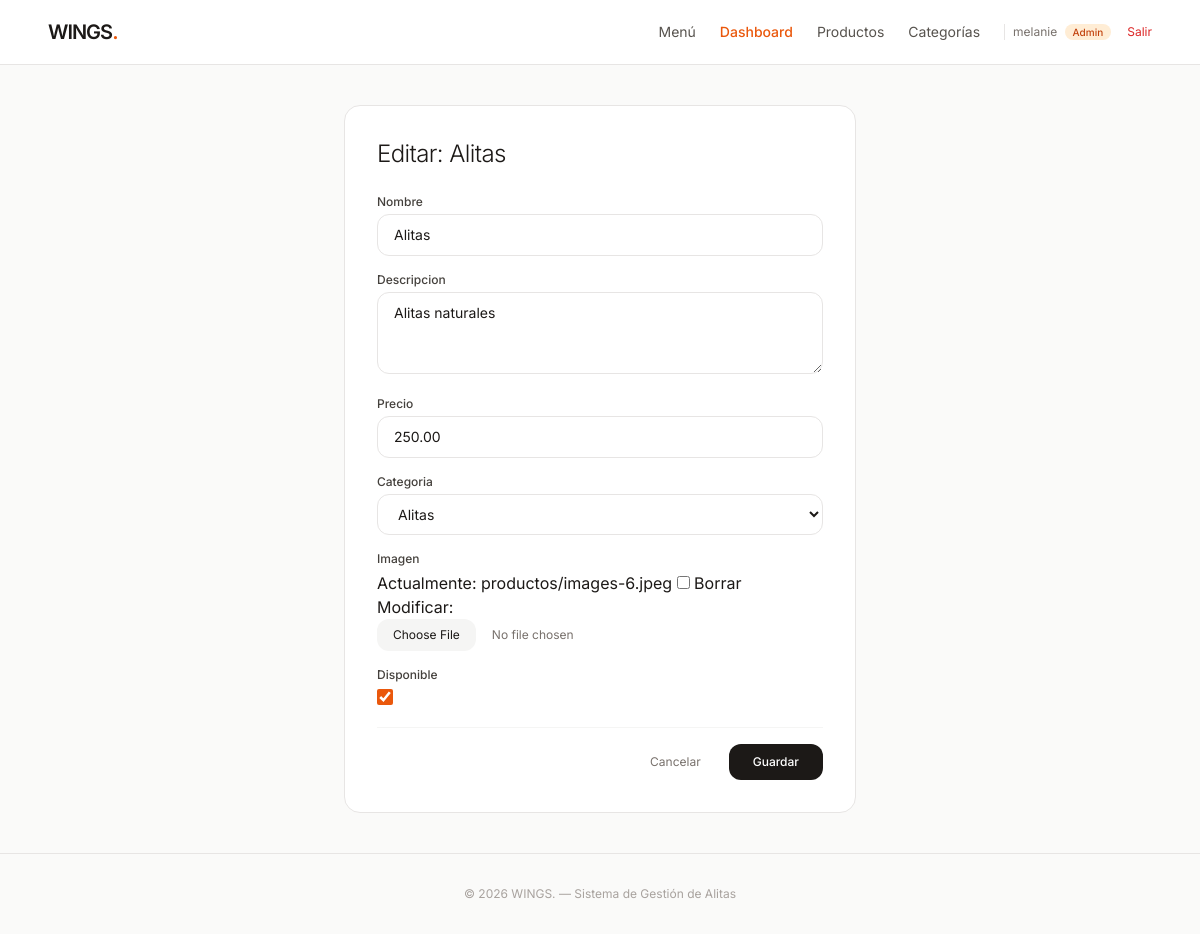
The page /panel/productos/editar/1/ (signed in) on the database its author committed.
### tienda/models.py (models this page shows, shortened)
class Producto(models.Model):
    nombre = models.CharField(max_length=100)
    descripcion = models.TextField(max_length=250)
    precio = models.DecimalField(max_digits=6, decimal_places=2)
    categoria = models.ForeignKey(Categoria, on_delete=models.CASCADE, related_name='productos')
    imagen = models.ImageField(upload_to='productos/', blank=True, null=True)
    disponible = models.BooleanField(default=True)

### tienda/views.py (the view)
# urls.py: path('panel/productos/editar/<int:pk>/', views.editar_producto, name='editar_producto'),
@user_passes_test(es_administrador, login_url='inicio')
def editar_producto(request, pk):
    producto = get_object_or_404(Producto, pk=pk)
    if request.method == 'POST':
        form = ProductoForm(request.POST, request.FILES, instance=producto)
        if form.is_valid():
            form.save()
            messages.success(request, f"El producto '{producto.nombre}' fue actualizado.")
            return redirect('lista_productos')
    else:
        form = ProductoForm(instance=producto)
    return render(request, 'tienda/form_producto.html', {'form': form, 'titulo': f'Editar: {producto.nombre}'})

### tienda/forms.py (shortened to what this page needs)
class ProductoForm(forms.ModelForm):
    class Meta:
        model = Producto
        fields = ['nombre', 'descripcion', 'precio', 'categoria', 'imagen', 'disponible']
        widgets = {
            'nombre': forms.TextInput(attrs={'class': ESTILO_INPUT, 'placeholder': 'Ej. 12 Alitas Búfalo'}),
            'descripcion': forms.Textarea(attrs={'class': ESTILO_INPUT, 'rows': 3, 'placeholder': 'Descripción del platillo...'}),
            'precio': forms.NumberInput(attrs={'class': ESTILO_INPUT, 'step': '0.01', 'min': '1'}),
            'categoria': forms.Select(attrs={'class': f'{ESTILO_INPUT} bg-white'}),
            'imagen': forms.ClearableFileInput(attrs={'class': 'w-full text-xs text-stone-500 file:mr-4 file:py-2 file:px-4 file:rounded-xl file:border-0 file:bg-stone-100 file:text-stone-900'}),
            'disponible': forms.CheckboxInput(attrs={'class': 'w-4 h-4 accent-orange-600 rounded'}),
        }

### tienda/models.py (called while the page is built)
    def __str__(self):
        return self.nombre

### tienda/views.py (called while the page is built)
def es_administrador(user):
    return user.is_authenticated and user.is_staff

### tienda/templates/tienda/form_producto.html (shortened to what this page needs)
{% extends 'tienda/base.html' %}
{% block content %}
<div class="max-w-lg mx-auto bg-white border border-stone-200 rounded-2xl p-8">
    <h1 class="text-2xl font-light tracking-tight mb-6">{{ titulo }}</h1>
    <form method="POST" enctype="multipart/form-data" class="space-y-4">
        {% for field in form %}
        <div>
            <label class="block text-xs font-medium text-stone-700 mb-1">{{ field.label }}</label>
            {{ field }}
        </div>
        {% endfor %}
        <div class="pt-4 flex justify-end gap-3 border-t border-stone-100">
            <a href="{% url 'lista_productos' %}" class="text-xs text-stone-500 px-4 py-2.5">Cancelar</a>
            <button type="submit" class="bg-stone-900 hover:bg-orange-600 text-white text-xs font-medium px-6 py-2.5 rounded-xl transition">Guardar</button>
        </div>
    </form>
</div>
{% endblock %}

### tienda/templates/tienda/base.html (shortened to what this page needs)
<!DOCTYPE html>
<html lang="es">
<head>
    <script src="https://cdn.tailwindcss.com"></script>
</head>
<body class="bg-stone-50 text-stone-900 antialiased flex flex-col min-h-screen">
    <header class="border-b border-stone-200 bg-white/90 backdrop-blur-md sticky top-0 z-50">
        <div class="max-w-6xl mx-auto px-4 sm:px-6 h-16 flex items-center justify-between">
            <a href="{% url 'inicio' %}" class="text-xl font-semibold tracking-tighter">
                WINGS<span class="text-orange-600">.</span>
            </a>
            <nav class="flex items-center gap-4 sm:gap-6 text-sm">
                <a href="{% url 'inicio' %}" class="text-stone-600 hover:text-stone-900 transition">Menú</a>
                {% if user.is_authenticated %}
                    {% if user.is_staff %}
                        <a href="{% url 'dashboard' %}" class="text-orange-600 font-medium hover:text-orange-700 transition">Dashboard</a>
                        <a href="{% url 'lista_productos' %}" class="hidden sm:inline text-stone-600 hover:text-stone-900 transition">Productos</a>
                        <a href="{% url 'lista_categorias' %}" class="hidden sm:inline text-stone-600 hover:text-stone-900 transition">Categorías</a>
                    {% else %}
                        <a href="{% url 'ver_carrito' %}" class="flex items-center gap-2 bg-stone-900 text-white px-4 py-1.5 rounded-full hover:bg-orange-600 transition">
                            <span>Orden</span>
                            <span class="bg-white/20 text-xs px-2 py-0.5 rounded-full">{{ total_items|default:"0" }}</span>
                        </a>
                    {% endif %}
                    <div class="flex items-center gap-2 pl-2 border-l border-stone-200">
                        <span class="text-xs text-stone-500">
                            {{ user.username }}
                            <span class="ml-1 px-2 py-0.5 rounded-full text-[10px] font-medium {% if user.is_staff %}bg-orange-100 text-orange-700{% else %}bg-stone-100 text-stone-600{% endif %}">
                                {% if user.is_staff %}Admin{% else %}Cliente{% endif %}
                            </span>
                        </span>
                        <a href="{% url 'logout' %}" class="text-xs text-red-600 hover:underline ml-2">Salir</a>
                    </div>
                {% else %}
                    <a href="{% url 'login' %}" class="text-stone-600 hover:text-stone-900 transition">Iniciar sesión</a>
                    <a href="{% url 'registro' %}" class="bg-stone-900 text-white px-4 py-2 rounded-full text-xs hover:bg-orange-600 transition">Registrarse</a>
                {% endif %}
            </nav>
        </div>
    </header>
    <main class="flex-grow max-w-6xl mx-auto px-4 sm:px-6 py-10 w-full">
        {% block content %}{% endblock %}
    </main>
    <footer class="border-t border-stone-200 py-8 text-center text-xs text-stone-400">
        <p>© 2026 WINGS. — Sistema de Gestión de Alitas</p>
    </footer>
</body>
</html>

### tienda/templates/tienda/base.html (style rules this page uses)
body { font-family: 'Inter', sans-serif; }

### rows shown on the page
Producto: form "Alitas" "Alitas naturales" "250.00" "Alitas" "☑"

### other values the page prints
{{ user.username }} "melanie"
{{ titulo }} "Editar: Alitas"
{{ field.label }} "Nombre" "Descripcion" "Precio" "Categoria" "Imagen" "Disponible"
